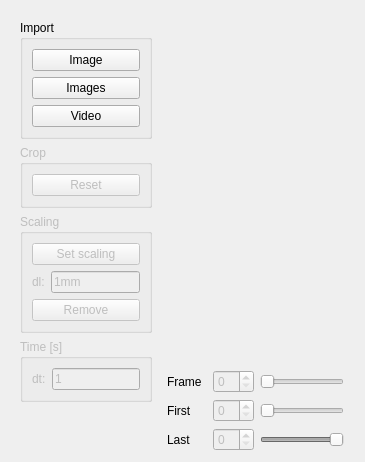
      <widget class="QWidget" name="tabimport">
       <attribute name="title">
        <string>Import</string>
       </attribute>
       <layout class="QHBoxLayout" name="horizontalLayout_3">
        <item>
         <widget class="QFrame" name="frame">
          <property name="sizePolicy">
           <sizepolicy hsizetype="Fixed" vsizetype="Preferred">
            <horstretch>2</horstretch>
            <verstretch>0</verstretch>
           </sizepolicy>
          </property>
          <property name="maximumSize">
           <size>
            <width>150</width>
            <height>16777215</height>
           </size>
          </property>
          <property name="baseSize">
           <size>
            <width>150</width>
            <height>0</height>
           </size>
          </property>
          <property name="frameShape">
           <enum>QFrame::NoFrame</enum>
          </property>
          <property name="frameShadow">
           <enum>QFrame::Raised</enum>
          </property>
          <layout class="QVBoxLayout" name="verticalLayout_2">
           <item>
            <widget class="QGroupBox" name="groupBox_2">
             <property name="title">
              <string>Import</string>
             </property>
             <property name="flat">
              <bool>false</bool>
             </property>
             <property name="checkable">
              <bool>false</bool>
             </property>
             <layout class="QVBoxLayout" name="verticalLayout_3">
              <item>
               <widget class="QPushButton" name="tab1_import_image_button">
                <property name="toolTip">
                 <string>Import a single image (png, jpg, bmp, ...)</string>
                </property>
                <property name="text">
                 <string>Image</string>
                </property>
               </widget>
              </item>
              <item>
               <widget class="QPushButton" name="tab1_import_images_button">
                <property name="toolTip">
                 <string>Import a set of images (need to be sorted in alphabetical order)</string>
                </property>
                <property name="text">
                 <string>Images</string>
                </property>
               </widget>
              </item>
              <item>
               <widget class="QPushButton" name="tab1_import_video_button">
                <property name="toolTip">
                 <string>Import a video (avi,mp4,mkv,...)</string>
                </property>
                <property name="text">
                 <string>Video</string>
                </property>
               </widget>
              </item>
             </layout>
            </widget>
           </item>
           <item>
            <widget class="QGroupBox" name="tab1_crop_box">
             <property name="enabled">
              <bool>false</bool>
             </property>
             <property name="title">
              <string>Crop</string>
             </property>
             <layout class="QVBoxLayout" name="verticalLayout_12">
              <item>
               <widget class="QPushButton" name="tab1_reset_crop">
                <property name="toolTip">
                 <string>Reset the cropping window</string>
                </property>
                <property name="text">
                 <string>Reset</string>
                </property>
               </widget>
              </item>
             </layout>
            </widget>
           </item>
           <item>
            <widget class="QGroupBox" name="tab1_scaling_box">
             <property name="enabled">
              <bool>false</bool>
             </property>
             <property name="title">
              <string>Scaling</string>
             </property>
             <layout class="QVBoxLayout" name="verticalLayout_14">
              <item>
               <widget class="QPushButton" name="tab1_set_scaling_btn">
                <property name="toolTip">
                 <string>Allow to select two scaling points on the current image</string>
                </property>
                <property name="text">
                 <string>Set scaling</string>
                </property>
               </widget>
              </item>
              <item>
               <layout class="QHBoxLayout" name="horizontalLayout_7">
                <item>
                 <widget class="QLabel" name="label_3">
                  <property name="text">
                   <string>dl:</string>
                  </property>
                 </widget>
                </item>
                <item>
                 <widget class="QLineEdit" name="tab1_set_scaling_text">
                  <property name="toolTip">
                   <string>Length separating the scaling points</string>
                  </property>
                  <property name="text">
                   <string>1mm</string>
                  </property>
                 </widget>
                </item>
               </layout>
              </item>
              <item>
               <widget class="QPushButton" name="tab1_remove_scaling_btn">
                <property name="toolTip">
                 <string>Remove the current scaling</string>
                </property>
                <property name="text">
                 <string>Remove</string>
                </property>
               </widget>
              </item>
             </layout>
            </widget>
           </item>
           <item>
            <widget class="QGroupBox" name="tab1_time_box">
             <property name="enabled">
              <bool>false</bool>
             </property>
             <property name="title">
              <string>Time [s]</string>
             </property>
             <layout class="QVBoxLayout" name="verticalLayout_21">
              <item>
               <layout class="QHBoxLayout" name="horizontalLayout_13">
                <item>
                 <widget class="QLabel" name="label_15">
                  <property name="text">
                   <string>dt:</string>
                  </property>
                 </widget>
                </item>
                <item>
                 <widget class="QLineEdit" name="tab1_set_dt_text">
                  <property name="toolTip">
                   <string>Interval of time between two frames (in second)</string>
                  </property>
                  <property name="text">
                   <string>1</string>
                  </property>
                 </widget>
                </item>
               </layout>
              </item>
             </layout>
            </widget>
           </item>
           <item>
            <spacer name="verticalSpacer">
             <property name="orientation">
              <enum>Qt::Vertical</enum>
             </property>
             <property name="sizeHint" stdset="0">
              <size>
               <width>20</width>
               <height>40</height>
              </size>
             </property>
            </spacer>
           </item>
          </layout>
         </widget>
        </item>
        <item>
         <layout class="QVBoxLayout" name="verticalLayout">
          <item>
           <layout class="QGridLayout" name="gridLayout">
            <item row="0" column="1">
             <spacer name="verticalSpacer_3">
              <property name="orientation">
               <enum>Qt::Vertical</enum>
              </property>
              <property name="sizeHint" stdset="0">
               <size>
                <width>20</width>
                <height>40</height>
               </size>
              </property>
             </spacer>
            </item>
            <item row="1" column="2">
             <spacer name="horizontalSpacer_2">
              <property name="orientation">
               <enum>Qt::Horizontal</enum>
              </property>
              <property name="sizeHint" stdset="0">
               <size>
                <width>40</width>
                <height>20</height>
               </size>
              </property>
             </spacer>
            </item>
            <item row="1" column="0">
             <spacer name="horizontalSpacer">
              <property name="orientation">
               <enum>Qt::Horizontal</enum>
              </property>
              <property name="sizeHint" stdset="0">
               <size>
                <width>40</width>
                <height>20</height>
               </size>
              </property>
             </spacer>
            </item>
            <item row="1" column="1">
             <widget class="MplWidgetImport" name="mplwidgetimport" native="true">
              <property name="cursor">
               <cursorShape>ArrowCursor</cursorShape>
              </property>
             </widget>
            </item>
            <item row="2" column="1">
             <spacer name="verticalSpacer_2">
              <property name="orientation">
               <enum>Qt::Vertical</enum>
              </property>
              <property name="sizeHint" stdset="0">
               <size>
                <width>20</width>
                <height>40</height>
               </size>
              </property>
             </spacer>
            </item>
           </layout>
          </item>
          <item>
           <layout class="QVBoxLayout" name="verticalLayout_20">
            <property name="rightMargin">
             <number>10</number>
            </property>
            <item>
             <layout class="QHBoxLayout" name="horizontalLayout_12">
              <property name="topMargin">
               <number>0</number>
              </property>
              <item>
               <widget class="QLabel" name="tab1_label_frame">
                <property name="minimumSize">
                 <size>
                  <width>40</width>
                  <height>0</height>
                 </size>
                </property>
                <property name="text">
                 <string>Frame</string>
                </property>
               </widget>
              </item>
              <item>
               <widget class="QSpinBox" name="tab1_spinbox_frame">
                <property name="enabled">
                 <bool>false</bool>
                </property>
                <property name="toolTip">
                 <string>Frame number to display</string>
                </property>
               </widget>
              </item>
              <item>
               <widget class="QSlider" name="tab1_frameslider">
                <property name="enabled">
                 <bool>false</bool>
                </property>
                <property name="toolTip">
                 <string>Frame number to display</string>
                </property>
                <property name="orientation">
                 <enum>Qt::Horizontal</enum>
                </property>
               </widget>
              </item>
             </layout>
            </item>
            <item>
             <layout class="QHBoxLayout" name="horizontalLayout_15">
              <property name="topMargin">
               <number>0</number>
              </property>
              <item>
               <widget class="QLabel" name="tab1_label_first">
                <property name="minimumSize">
                 <size>
                  <width>40</width>
                  <height>0</height>
                 </size>
                </property>
                <property name="text">
                 <string>First</string>
                </property>
               </widget>
              </item>
              <item>
               <widget class="QSpinBox" name="tab1_spinbox_first">
                <property name="enabled">
                 <bool>false</bool>
                </property>
                <property name="toolTip">
                 <string>First frame to analyze</string>
                </property>
               </widget>
              </item>
              <item>
               <widget class="QSlider" name="tab1_frameslider_first">
                <property name="enabled">
                 <bool>false</bool>
                </property>
                <property name="toolTip">
                 <string>First frame to analyze</string>
                </property>
                <property name="orientation">
                 <enum>Qt::Horizontal</enum>
                </property>
               </widget>
              </item>
             </layout>
            </item>
            <item>
             <layout class="QHBoxLayout" name="horizontalLayout_16">
              <property name="topMargin">
               <number>0</number>
              </property>
              <item>
               <widget class="QLabel" name="tab1_label_last">
                <property name="minimumSize">
                 <size>
                  <width>40</width>
                  <height>0</height>
                 </size>
                </property>
                <property name="text">
                 <string>Last</string>
                </property>
               </widget>
              </item>
              <item>
               <widget class="QSpinBox" name="tab1_spinbox_last">
                <property name="enabled">
                 <bool>false</bool>
                </property>
                <property name="toolTip">
                 <string>Last frame to analyze</string>
                </property>
               </widget>
              </item>
              <item>
               <widget class="QSlider" name="tab1_frameslider_last">
                <property name="enabled">
                 <bool>false</bool>
                </property>
                <property name="toolTip">
                 <string>Last frame to analyze</string>
                </property>
                <property name="value">
                 <number>99</number>
                </property>
                <property name="orientation">
                 <enum>Qt::Horizontal</enum>
                </property>
                <property name="invertedAppearance">
                 <bool>false</bool>
                </property>
                <property name="invertedControls">
                 <bool>false</bool>
                </property>
               </widget>
              </item>
             </layout>
            </item>
           </layout>
          </item>
         </layout>
        </item>
       </layout>
      </widget>
